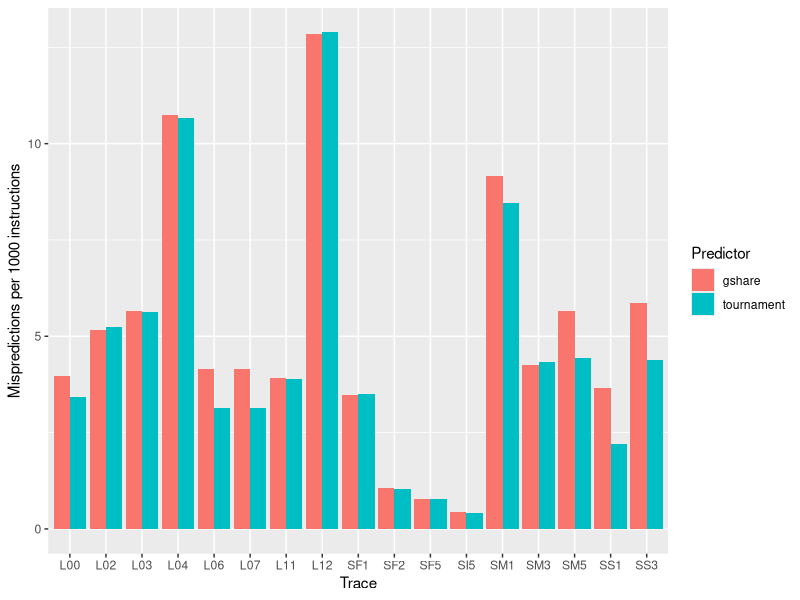
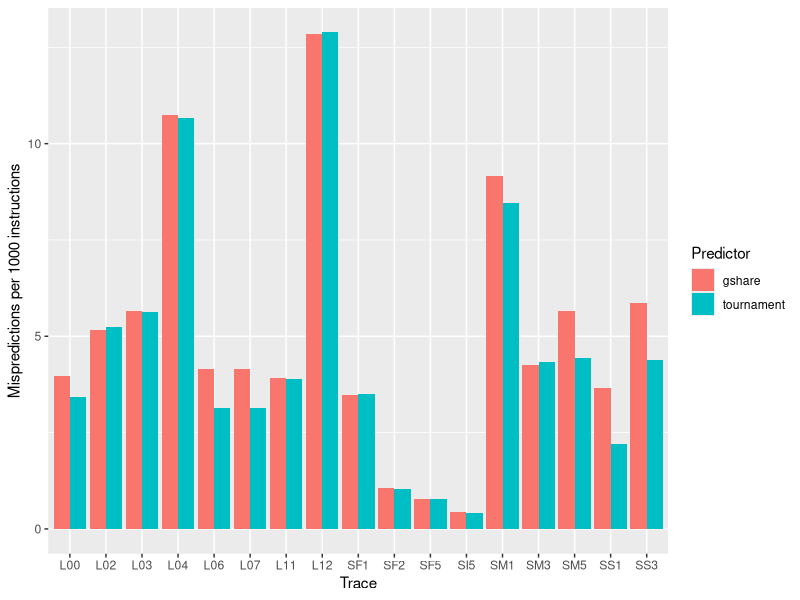

Recreate these plots in R, in order.
library(tidyverse)
library(knitr)

## 3.1 Branch predictor

benchmark <- c("LONG-SPEC2K6-00",
               "LONG-SPEC2K6-02",
               "LONG-SPEC2K6-03",
               "LONG-SPEC2K6-04",
               "LONG-SPEC2K6-06",
               "LONG-SPEC2K6-07",
               "LONG-SPEC2K6-11",
               "LONG-SPEC2K6-12",
               "SHORT-FP-1",
               "SHORT-FP-2",
               "SHORT-FP-5",
               "SHORT-INT-5",
               "SHORT-MM-1",
               "SHORT-MM-3",
               "SHORT-MM-5",
               "SHORT-SERV-1",
               "SHORT-SERV-3")

# Shorter benchmark names
benchmark <- c("L00",
               "L02",
               "L03",
               "L04",
               "L06",
               "L07",
               "L11",
               "L12",
               "SF1",
               "SF2",
               "SF5",
               "SI5",
               "SM1",
               "SM3",
               "SM5",
               "SS1",
               "SS3")

gshare <-  c(3.974,
             5.176,
             5.658,
             10.739,
             4.160,
             4.160,
             3.929,
             12.844,
             3.479,
             1.061,
             0.788,
             0.438,
             9.172,
             4.267,
             5.651,
             3.646,
             5.870)

tournament <- c(3.433,
                5.228,
                5.631,
                10.654,
                3.132,
                3.132,
                3.901,
                12.887,
                3.498,
                1.027,
                0.787,
                0.417,
                8.462,
                4.341,
                4.449,
                2.214,
                4.378)

df <- data.frame(benchmark, gshare, tournament) %>%
  gather(predictor, miss_per_1k_inst, c(gshare, tournament))

ggplot(data=df, aes(x=benchmark,
                    y=miss_per_1k_inst,
                    fill=predictor)) +
  geom_col(position='dodge') +
  scale_fill_discrete(name="Predictor") +
  scale_x_discrete(name="Trace") +
  ylab("Mispredictions per 1000 instructions")
ggsave("branchpredictors.png")

kable(group_by(df, predictor) %>%
      summarize(avg=mean(miss_per_1k_inst)))
